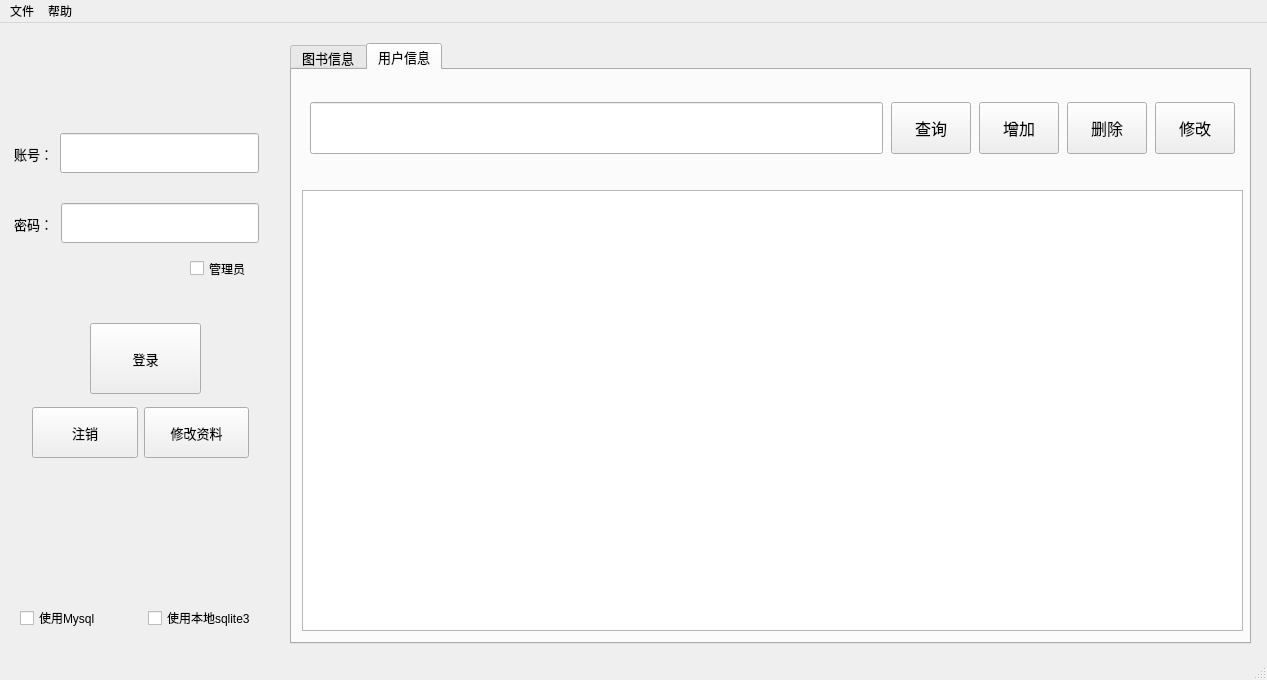
<?xml version="1.0" encoding="UTF-8"?>
<ui version="4.0">
 <class>MainWindow</class>
 <widget class="QMainWindow" name="MainWindow">
  <property name="geometry">
   <rect>
    <x>0</x>
    <y>0</y>
    <width>1267</width>
    <height>680</height>
   </rect>
  </property>
  <property name="windowTitle">
   <string>图书管理系统V3.0</string>
  </property>
  <widget class="QWidget" name="centralwidget">
   <widget class="QPushButton" name="pushButton">
    <property name="geometry">
     <rect>
      <x>90</x>
      <y>300</y>
      <width>111</width>
      <height>71</height>
     </rect>
    </property>
    <property name="font">
     <font>
      <pointsize>10</pointsize>
     </font>
    </property>
    <property name="text">
     <string>登录</string>
    </property>
   </widget>
   <widget class="QCheckBox" name="checkBox">
    <property name="geometry">
     <rect>
      <x>190</x>
      <y>230</y>
      <width>81</width>
      <height>31</height>
     </rect>
    </property>
    <property name="text">
     <string>管理员</string>
    </property>
   </widget>
   <widget class="QTabWidget" name="tabWidget">
    <property name="geometry">
     <rect>
      <x>290</x>
      <y>20</y>
      <width>961</width>
      <height>601</height>
     </rect>
    </property>
    <property name="font">
     <font>
      <pointsize>10</pointsize>
     </font>
    </property>
    <property name="currentIndex">
     <number>1</number>
    </property>
    <widget class="QWidget" name="widget">
     <attribute name="title">
      <string>图书信息</string>
     </attribute>
     <widget class="QTableWidget" name="tableWidget">
      <property name="geometry">
       <rect>
        <x>10</x>
        <y>120</y>
        <width>931</width>
        <height>441</height>
       </rect>
      </property>
     </widget>
     <widget class="QWidget" name="horizontalLayoutWidget_3">
      <property name="geometry">
       <rect>
        <x>9</x>
        <y>10</y>
        <width>931</width>
        <height>102</height>
       </rect>
      </property>
      <layout class="QHBoxLayout" name="horizontalLayout_3">
       <property name="sizeConstraint">
        <enum>QLayout::SetMinAndMaxSize</enum>
       </property>
       <property name="leftMargin">
        <number>8</number>
       </property>
       <property name="topMargin">
        <number>16</number>
       </property>
       <property name="rightMargin">
        <number>8</number>
       </property>
       <property name="bottomMargin">
        <number>16</number>
       </property>
       <item>
        <widget class="QLineEdit" name="book_lineEdit">
         <property name="minimumSize">
          <size>
           <width>100</width>
           <height>52</height>
          </size>
         </property>
        </widget>
       </item>
       <item>
        <widget class="QPushButton" name="check_button">
         <property name="minimumSize">
          <size>
           <width>24</width>
           <height>52</height>
          </size>
         </property>
         <property name="font">
          <font>
           <pointsize>12</pointsize>
          </font>
         </property>
         <property name="layoutDirection">
          <enum>Qt::LeftToRight</enum>
         </property>
         <property name="text">
          <string>查询</string>
         </property>
        </widget>
       </item>
       <item>
        <widget class="QPushButton" name="bor_button">
         <property name="minimumSize">
          <size>
           <width>24</width>
           <height>52</height>
          </size>
         </property>
         <property name="font">
          <font>
           <pointsize>12</pointsize>
          </font>
         </property>
         <property name="text">
          <string>借阅</string>
         </property>
        </widget>
       </item>
       <item>
        <widget class="QPushButton" name="retire_button">
         <property name="minimumSize">
          <size>
           <width>24</width>
           <height>52</height>
          </size>
         </property>
         <property name="font">
          <font>
           <pointsize>12</pointsize>
          </font>
         </property>
         <property name="text">
          <string>退借</string>
         </property>
        </widget>
       </item>
       <item>
        <widget class="QPushButton" name="refresh_button">
         <property name="minimumSize">
          <size>
           <width>24</width>
           <height>52</height>
          </size>
         </property>
         <property name="font">
          <font>
           <pointsize>12</pointsize>
          </font>
         </property>
         <property name="layoutDirection">
          <enum>Qt::LeftToRight</enum>
         </property>
         <property name="text">
          <string>刷新</string>
         </property>
        </widget>
       </item>
       <item>
        <widget class="QPushButton" name="add_button">
         <property name="minimumSize">
          <size>
           <width>24</width>
           <height>52</height>
          </size>
         </property>
         <property name="font">
          <font>
           <pointsize>12</pointsize>
          </font>
         </property>
         <property name="text">
          <string>增加</string>
         </property>
        </widget>
       </item>
       <item>
        <widget class="QPushButton" name="del_button">
         <property name="minimumSize">
          <size>
           <width>24</width>
           <height>52</height>
          </size>
         </property>
         <property name="font">
          <font>
           <pointsize>12</pointsize>
          </font>
         </property>
         <property name="text">
          <string>删除</string>
         </property>
        </widget>
       </item>
       <item>
        <widget class="QPushButton" name="edit_button">
         <property name="minimumSize">
          <size>
           <width>24</width>
           <height>52</height>
          </size>
         </property>
         <property name="font">
          <font>
           <pointsize>12</pointsize>
          </font>
         </property>
         <property name="text">
          <string>修改</string>
         </property>
        </widget>
       </item>
      </layout>
     </widget>
    </widget>
    <widget class="QWidget" name="tab_2">
     <attribute name="title">
      <string>用户信息</string>
     </attribute>
     <widget class="QTableWidget" name="tableWidget_2">
      <property name="geometry">
       <rect>
        <x>10</x>
        <y>120</y>
        <width>941</width>
        <height>441</height>
       </rect>
      </property>
     </widget>
     <widget class="QWidget" name="horizontalLayoutWidget_4">
      <property name="geometry">
       <rect>
        <x>10</x>
        <y>10</y>
        <width>941</width>
        <height>96</height>
       </rect>
      </property>
      <layout class="QHBoxLayout" name="horizontalLayout_4">
       <property name="spacing">
        <number>8</number>
       </property>
       <property name="sizeConstraint">
        <enum>QLayout::SetMinimumSize</enum>
       </property>
       <property name="leftMargin">
        <number>8</number>
       </property>
       <property name="topMargin">
        <number>16</number>
       </property>
       <property name="rightMargin">
        <number>8</number>
       </property>
       <property name="bottomMargin">
        <number>16</number>
       </property>
       <item>
        <widget class="QLineEdit" name="lineEdit">
         <property name="minimumSize">
          <size>
           <width>192</width>
           <height>52</height>
          </size>
         </property>
        </widget>
       </item>
       <item>
        <widget class="QPushButton" name="check_button_2">
         <property name="minimumSize">
          <size>
           <width>24</width>
           <height>52</height>
          </size>
         </property>
         <property name="font">
          <font>
           <pointsize>12</pointsize>
          </font>
         </property>
         <property name="layoutDirection">
          <enum>Qt::LeftToRight</enum>
         </property>
         <property name="text">
          <string>查询</string>
         </property>
        </widget>
       </item>
       <item>
        <widget class="QPushButton" name="add_button_2">
         <property name="minimumSize">
          <size>
           <width>24</width>
           <height>52</height>
          </size>
         </property>
         <property name="font">
          <font>
           <pointsize>12</pointsize>
          </font>
         </property>
         <property name="text">
          <string>增加</string>
         </property>
        </widget>
       </item>
       <item>
        <widget class="QPushButton" name="del_button_2">
         <property name="minimumSize">
          <size>
           <width>24</width>
           <height>52</height>
          </size>
         </property>
         <property name="font">
          <font>
           <pointsize>12</pointsize>
          </font>
         </property>
         <property name="text">
          <string>删除</string>
         </property>
        </widget>
       </item>
       <item>
        <widget class="QPushButton" name="edit_button_2">
         <property name="minimumSize">
          <size>
           <width>24</width>
           <height>52</height>
          </size>
         </property>
         <property name="font">
          <font>
           <pointsize>12</pointsize>
          </font>
         </property>
         <property name="text">
          <string>修改</string>
         </property>
        </widget>
       </item>
      </layout>
     </widget>
    </widget>
   </widget>
   <widget class="QWidget" name="horizontalLayoutWidget">
    <property name="geometry">
     <rect>
      <x>10</x>
      <y>100</y>
      <width>261</width>
      <height>61</height>
     </rect>
    </property>
    <layout class="QHBoxLayout" name="horizontalLayout">
     <property name="spacing">
      <number>0</number>
     </property>
     <property name="sizeConstraint">
      <enum>QLayout::SetMinimumSize</enum>
     </property>
     <property name="leftMargin">
      <number>4</number>
     </property>
     <property name="rightMargin">
      <number>12</number>
     </property>
     <item>
      <widget class="QLabel" name="label">
       <property name="font">
        <font>
         <pointsize>10</pointsize>
        </font>
       </property>
       <property name="text">
        <string>账号：</string>
       </property>
      </widget>
     </item>
     <item>
      <widget class="QLabel" name="label_3">
       <property name="text">
        <string/>
       </property>
      </widget>
     </item>
     <item>
      <widget class="QLineEdit" name="account_edit">
       <property name="minimumSize">
        <size>
         <width>80</width>
         <height>40</height>
        </size>
       </property>
       <property name="font">
        <font>
         <pointsize>10</pointsize>
        </font>
       </property>
       <property name="echoMode">
        <enum>QLineEdit::Normal</enum>
       </property>
      </widget>
     </item>
    </layout>
   </widget>
   <widget class="QWidget" name="horizontalLayoutWidget_2">
    <property name="geometry">
     <rect>
      <x>10</x>
      <y>170</y>
      <width>261</width>
      <height>61</height>
     </rect>
    </property>
    <layout class="QHBoxLayout" name="horizontalLayout_2">
     <property name="spacing">
      <number>8</number>
     </property>
     <property name="sizeConstraint">
      <enum>QLayout::SetMinimumSize</enum>
     </property>
     <property name="leftMargin">
      <number>4</number>
     </property>
     <property name="topMargin">
      <number>0</number>
     </property>
     <property name="rightMargin">
      <number>12</number>
     </property>
     <item>
      <widget class="QLabel" name="label_2">
       <property name="font">
        <font>
         <pointsize>10</pointsize>
        </font>
       </property>
       <property name="text">
        <string>密码：</string>
       </property>
      </widget>
     </item>
     <item>
      <widget class="QLineEdit" name="password_edit">
       <property name="minimumSize">
        <size>
         <width>80</width>
         <height>40</height>
        </size>
       </property>
       <property name="font">
        <font>
         <pointsize>10</pointsize>
        </font>
       </property>
       <property name="echoMode">
        <enum>QLineEdit::Password</enum>
       </property>
      </widget>
     </item>
    </layout>
   </widget>
   <widget class="QLabel" name="name_label">
    <property name="geometry">
     <rect>
      <x>30</x>
      <y>210</y>
      <width>241</width>
      <height>81</height>
     </rect>
    </property>
    <property name="font">
     <font>
      <pointsize>14</pointsize>
     </font>
    </property>
    <property name="text">
     <string/>
    </property>
    <property name="alignment">
     <set>Qt::AlignCenter</set>
    </property>
   </widget>
   <widget class="QWidget" name="horizontalLayoutWidget_5">
    <property name="geometry">
     <rect>
      <x>20</x>
      <y>370</y>
      <width>241</width>
      <height>80</height>
     </rect>
    </property>
    <layout class="QHBoxLayout" name="horizontalLayout_5">
     <property name="leftMargin">
      <number>12</number>
     </property>
     <property name="rightMargin">
      <number>12</number>
     </property>
     <item>
      <widget class="QPushButton" name="logout_button">
       <property name="minimumSize">
        <size>
         <width>0</width>
         <height>51</height>
        </size>
       </property>
       <property name="font">
        <font>
         <pointsize>10</pointsize>
        </font>
       </property>
       <property name="text">
        <string>注销</string>
       </property>
      </widget>
     </item>
     <item>
      <widget class="QPushButton" name="UEdit_button">
       <property name="enabled">
        <bool>true</bool>
       </property>
       <property name="minimumSize">
        <size>
         <width>0</width>
         <height>51</height>
        </size>
       </property>
       <property name="font">
        <font>
         <pointsize>10</pointsize>
        </font>
       </property>
       <property name="text">
        <string>修改资料</string>
       </property>
      </widget>
     </item>
    </layout>
   </widget>
   <widget class="QLabel" name="label_4">
    <property name="geometry">
     <rect>
      <x>0</x>
      <y>0</y>
      <width>80</width>
      <height>80</height>
     </rect>
    </property>
    <property name="text">
     <string/>
    </property>
    <property name="pixmap">
     <pixmap>:/new/prefix1/image/pic.png</pixmap>
    </property>
   </widget>
   <widget class="QWidget" name="horizontalLayoutWidget_6">
    <property name="geometry">
     <rect>
      <x>20</x>
      <y>570</y>
      <width>249</width>
      <height>51</height>
     </rect>
    </property>
    <layout class="QHBoxLayout" name="horizontalLayout_6">
     <item>
      <widget class="QCheckBox" name="Mysql_checkBox">
       <property name="text">
        <string>使用Mysql</string>
       </property>
      </widget>
     </item>
     <item>
      <widget class="QCheckBox" name="sqlite_checkBox">
       <property name="text">
        <string>使用本地sqlite3</string>
       </property>
      </widget>
     </item>
    </layout>
   </widget>
   <zorder>name_label</zorder>
   <zorder>pushButton</zorder>
   <zorder>checkBox</zorder>
   <zorder>tabWidget</zorder>
   <zorder>horizontalLayoutWidget</zorder>
   <zorder>horizontalLayoutWidget_2</zorder>
   <zorder>horizontalLayoutWidget_5</zorder>
   <zorder>label_4</zorder>
   <zorder>horizontalLayoutWidget_6</zorder>
  </widget>
  <widget class="QStatusBar" name="statusbar"/>
  <widget class="QMenuBar" name="menuBar">
   <property name="geometry">
    <rect>
     <x>0</x>
     <y>0</y>
     <width>1267</width>
     <height>26</height>
    </rect>
   </property>
   <widget class="QMenu" name="filemenu">
    <property name="title">
     <string>文件</string>
    </property>
    <addaction name="separator"/>
    <addaction name="importAction"/>
    <addaction name="exportAction"/>
   </widget>
   <widget class="QMenu" name="helpmenu">
    <property name="title">
     <string>帮助</string>
    </property>
    <addaction name="separator"/>
    <addaction name="aboutAction"/>
   </widget>
   <addaction name="filemenu"/>
   <addaction name="helpmenu"/>
  </widget>
  <action name="action_3">
   <property name="text">
    <string>??</string>
   </property>
  </action>
  <action name="aboutAction">
   <property name="text">
    <string>关于</string>
   </property>
  </action>
  <action name="importAction">
   <property name="text">
    <string>快速导入
</string>
   </property>
  </action>
  <action name="exportAction">
   <property name="text">
    <string>快速导出
</string>
   </property>
  </action>
 </widget>
 <resources/>
 <connections/>
</ui>
